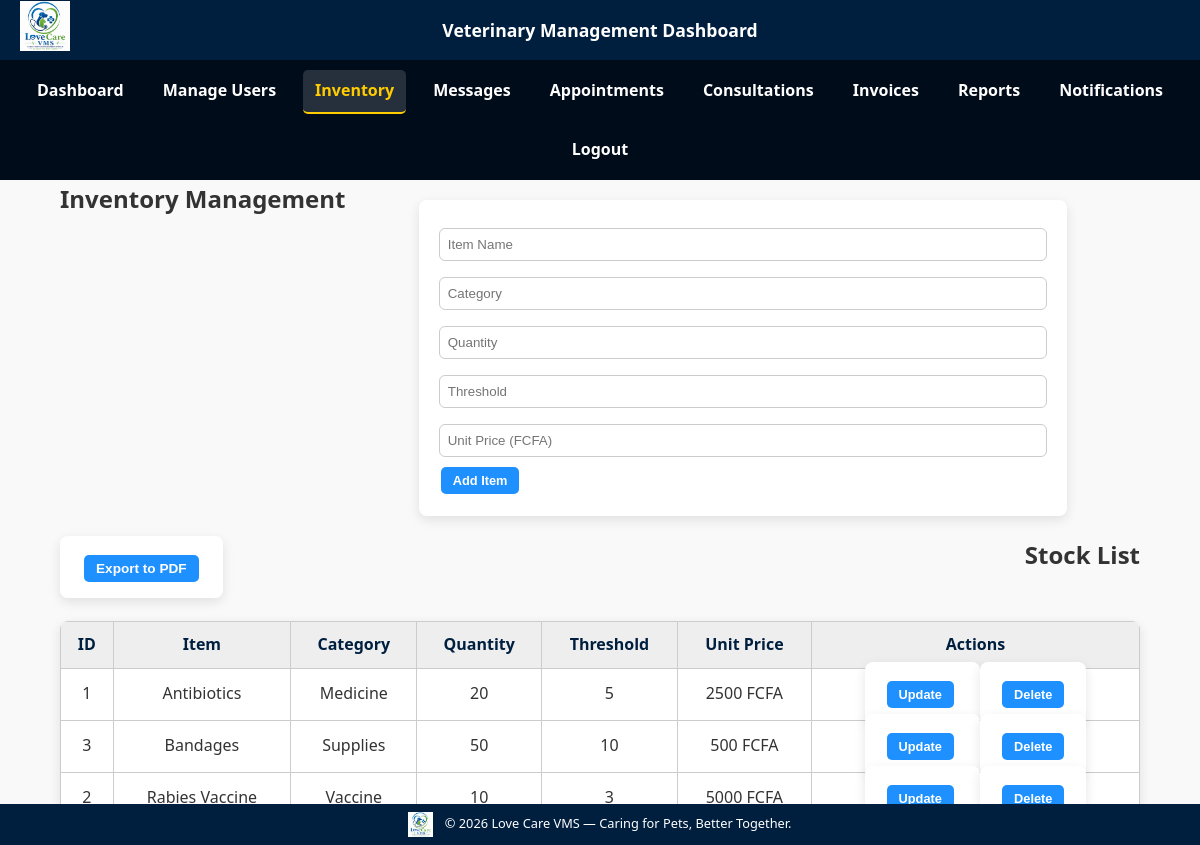
Page /pages/inventory.php (signed in) on the committed database.
### tables this page shows
CREATE TABLE `inventory` (
  `item_id` int(11) NOT NULL,
  `item_name` varchar(100) DEFAULT NULL,
  `category` varchar(50) DEFAULT NULL,
  `quantity` int(11) DEFAULT NULL,
  `threshold` int(11) DEFAULT NULL,
  `unit_price` int(11) DEFAULT NULL
);

### pages/inventory.php (the view, shortened to what this page needs)
<?php
include('../config/db.php');
$result = $conn->query("SELECT * FROM inventory ORDER BY item_name ASC");
?>
<!DOCTYPE html>
<html>
<head>
    <link rel="stylesheet" href="../assets/css/theme.css">
    <link rel="stylesheet" href="../assets/css/res.css">
</head>
<body>
<?php include('../includes/header.php'); ?>
<?php include('../includes/navbar.php'); ?>
<div class="container">
    <h2>Inventory Management</h2>
    <form method="POST">
        <input type="text" name="item_name" placeholder="Item Name" required>
        <input type="text" name="category" placeholder="Category" required>
        <input type="number" name="quantity" placeholder="Quantity" required>
        <input type="number" name="threshold" placeholder="Threshold" required>
        <input type="number" name="unit_price" placeholder="Unit Price (FCFA)" required>
        <input type="submit" name="add_item" value="Add Item" class="btn-green btn-small">
    </form>
    <div class="export-btn" style="margin:15px 0;">
        <form method="POST" action="inventory.php" style="display:inline;">
            <input type="submit" name="export_pdf" value="Export to PDF" class="btn-blue btn-small">
        </form>
    </div>
    <h2>Stock List</h2>
    <table class="table">
        <tr>
            <th>ID</th><th>Item</th><th>Category</th><th>Quantity</th><th>Threshold</th><th>Unit Price</th><th>Actions</th>
        </tr>
        <?php while($row = $result->fetch_assoc()): ?>
        <tr class="<?= ($row['quantity'] < $row['threshold']) ? 'low-stock' : '' ?>">
            <td><?= $row['item_id'] ?></td>
            <td><?= $row['item_name'] ?></td>
            <td><?= $row['category'] ?></td>
            <td><?= $row['quantity'] ?></td>
            <td><?= $row['threshold'] ?></td>
            <td><?= $row['unit_price'] ?> FCFA</td>
            <td>
                <form method="POST" style="display:inline;">
                    <input type="submit" name="update_item" value="Update" class="btn-blue btn-small">
                </form>
                <form method="POST" style="display:inline;">
                    <input type="submit" name="delete_item" value="Delete" class="btn-green btn-small" onclick="return confirm('Delete this item?');">
                </form>
            </td>
        </tr>
        <?php endwhile; ?>
    </table>
</div>
<?php include('../includes/footer.php'); ?>
</body>
</html>

### assets/css/theme.css (style rules this page uses)
body { font-family: 'Segoe UI', sans-serif; background: #f4f4f4; color: #333333; margin: 0; }
table { width: 90%; margin: 20px auto; border-collapse: collapse; background: #fff; border-radius: 8px; overflow: hidden; box-shadow: 0 4px 12px rgba(0,0,0,0.1); }
th, td { border: 1px solid #ccc; padding: 10px; text-align: center; }
th { background: #eee; color: #001f3f; }
form { margin: 20px auto; width: 60%; background: #fff; padding: 20px; border-radius: 8px; box-shadow: 0 4px 12px rgba(0,0,0,0.1); }
input[type=text], input[type=number], select { width: 100%; padding: 8px; margin: 8px 0; border: 1px solid #ccc; border-radius: 6px; }
input[type=submit] { width: auto; background: #1e90ff; color: white; border: none; cursor: pointer; font-weight: bold; padding: 6px 12px; border-radius: 5px; }
.container { display: flex; flex-wrap: wrap; justify-content: space-between; margin: 20px; }
.btn-blue, .btn-green { display: inline-block; padding: 6px 10px; border-radius: 5px; text-decoration: none; font-weight: bold; margin-top: 10px; }
.btn-blue { background-color: #1e90ff; color: #fff; }
.btn-green { background-color: #27ae60; color: #fff; }
.btn-small { padding: 4px 8px; font-size: 0.8em; margin: 2px; border-radius: 5px; }
.export-btn { text-align: center; margin: 20px 0; }
.export-btn input[type=submit] { width: auto !important; display: inline-block; margin: 4px; font-size: 0.85em; }
.export-btn input[name=export_pdf] { background-color: #1e90ff; color: #fff; }

### assets/css/res.css (style rules this page uses)
* { margin: 0; padding: 0; box-sizing: border-box; }
body { font-family: 'Segoe UI', Arial, sans-serif; line-height: 1.6; background-color: #f9f9f9; }
.container { width: 90%; max-width: 1200px; margin: auto; }
table { width: 100%; border-collapse: collapse; }
table td, table th { padding: 10px; word-wrap: break-word; }

### rows in the picture
inventory: item_id "1", item_name "Antibiotics", category "Medicine", quantity "20", threshold "5", unit_price "2500"
inventory: item_id "3", item_name "Bandages", category "Supplies", quantity "50", threshold "10", unit_price "500"
inventory: item_id "2", item_name "Rabies Vaccine", category "Vaccine", quantity "10", threshold "3", unit_price "5000"
